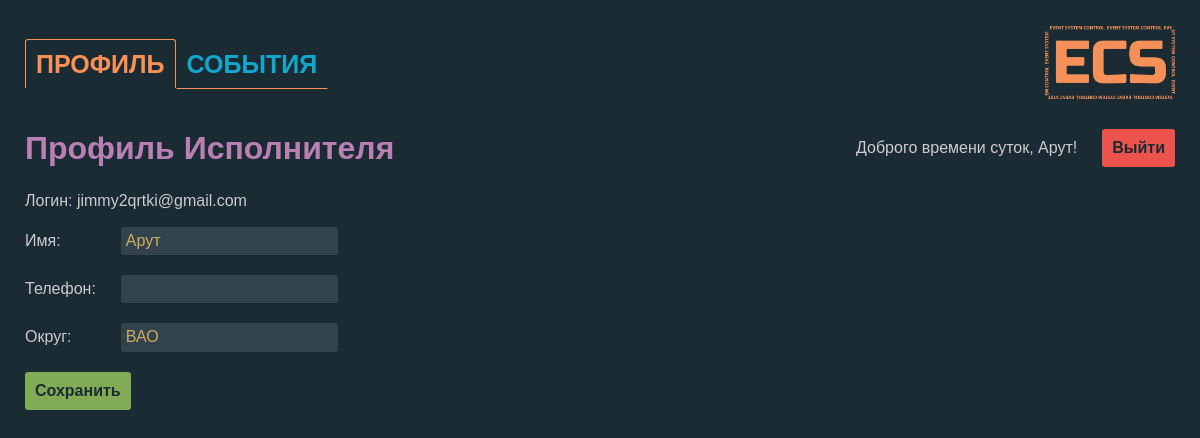
Screenshot of /executor/profile/ (signed in) with the database file from the repository.
### rct/models.py (models this page shows)
class ExecutorProfile(models.Model):
    user = models.OneToOneField(User, on_delete=models.CASCADE)
    name = models.CharField(max_length=255, blank=True)
    phone_number = models.CharField(max_length=15, blank=True)
    district_choices = [
        ('САО', 'САО'),
        ('ВАО', 'ВАО'),
        ('ЮАО', 'ЮАО'),
        ('ЗАО', 'ЗАО'),
    ]
    district = models.CharField(max_length=3, choices=district_choices)

### rct/views.py (the view)
# urls.py: path('executor/profile/', views.executor_profile, name='executor_profile'),
@login_required
def executor_profile(request):
    try:
        profile = request.user.executorprofile
    except ExecutorProfile.DoesNotExist:
        profile = ExecutorProfile(user=request.user)
    if request.method == 'POST':
        form = ExecutorProfileForm(request.POST, instance=profile)
        if form.is_valid():
            form.save()
            return redirect('executor_profile')  # Добавь путь куда будет перенаправлено после сохранения
    else:
        form = ExecutorProfileForm(instance=profile)
    return render(request, 'registration/executor/profile.html', {'form': form})

### rct/forms.py
class ExecutorProfileForm(forms.ModelForm):
    class Meta:
        model = ExecutorProfile
        fields = ('name', 'phone_number', 'district')
        labels = {
            'name': 'Имя',
            'phone_number': 'Телефон',
            'district': 'Округ',
        }
        widgets = {
            'name': forms.TextInput(attrs={'class': 'profile__input'}),
            'phone_number': forms.TextInput(attrs={'class': 'profile__input'}),
            'district': forms.TextInput(attrs={'class': 'profile__input'}),
        }

### rct/templates/registration/executor/profile.html (shortened to what this page needs)
<!DOCTYPE html>
<html lang="ru">
<head>
    {% load static %}
    <link rel="stylesheet" href="{% static 'css/normalize.css' %}">
    <link rel="stylesheet" href="{% static 'css/styles.css' %}">
    <link rel="stylesheet" href="{% static 'css/profile.css' %}">
</head>
<body class="page profile profile--executor">
    <header class="page__header">
        <nav class="nav">
            <ul class="nav__list">
                <li class="nav__item">
                    <a class="nav__link nav__link--active">Профиль</a>
                </li>
                <li class="nav__item">
                    <a class="nav__link nav__link--inactive" href="{% url 'assigned_events_list' %}">События</a>
                </li>
            </ul>
        </nav>
        <div class="logo">
            <img class="logo__img" src="{% static 'img/logo.png' %}" alt="Логотип">
        </div>
    </header>
    <main class="profile__content">
        <header class="profile__header">
            <h1 class="profile__title">Профиль Исполнителя</h1>
            <div class="profile__greeting">
                <span class="profile__greeting-text">
                    Доброго времени суток, {% if form.name.value %} {{ form.name.value }}! {% else %} {{ user.email }}! {% endif %}
                </span>
                <form class="profile__logout-form" method="post" action="{% url 'executor_logout' %}">
                    <button class="profile__logout-button btn" type="submit">Выйти</button>
                </form>
            </div>
        </header>
        <form class="profile__form" method="post">
            <p class="profile__login">Логин: {{ user.email }}</p>
            {% for field in form %}
                <p class="profile__field">
                    {{ field.label_tag }}
                    {{ field }}
                </p>
            {% endfor %}
            <button class="profile__save-btn btn" type="submit">Сохранить</button>
        </form>
    </main>
    <footer class="page__footer">
    </footer>
</body>
</html>

### static/css/styles.css (style rules this page uses)
html { box-sizing: border-box; }
*, *::before, *::after { box-sizing: inherit; }
a { color: inherit; text-decoration: none; }
img { max-width: 100%; }
ul { list-style: none; margin: 0; padding: 0; }
body { font-family: 'font', sans-serif; }
.page { max-width: 1200px; margin: 0 auto; padding: 25px; color: rgb(204 204 204); background-color: rgb(27 43 52); }
.page__header { display: flex; justify-content: space-between; align-items: center; margin-bottom: 25px; width: 100%; }
.nav { padding: 25px 0; }
.nav__list { display: flex; }
.nav__link { padding: 10px; border: 1px solid rgb(27 43 52); border-radius: 3px 3px 0 0; font-size: 25px; font-weight: bold; text-transform: uppercase; color: rgb(17 168 205); }
.nav__link--active { border-color: rgb(249 145 87); border-bottom: none; border-radius: 3px 3px 0 0; color: rgb(249 145 87); }
.nav__link--inactive { border-bottom: 1px solid rgb(249 145 87); }
.logo { width: 130px; }
.btn { padding: 10px; border: none; border-radius: 3px; cursor: pointer; font-weight: bold; color: rgb(27 43 52); }
.page__footer { height: 100px; }

### static/css/profile.css (style rules this page uses)
.profile__header { display: flex; justify-content: space-between; align-items: center; margin-bottom: 25px; }
.profile__title { margin: 0; color: rgb(187 128 179); }
.profile__greeting { display: flex; justify-content: flex-start; align-items: center; }
.profile__greeting-text { margin-right: 25px; }
.profile__logout-button { color: rgb(27 43 52); background-color: rgb(236 83 77); }
.profile__form { width: max-content; }
.profile__field { display: flex; justify-content: space-between; align-items: center; margin: 0; margin-bottom: 20px; }
.profile__field label { margin-right: 25px; }
.profile__input { padding: 5px; border: none; border-radius: 3px; background-color: rgb(51 67 77); color: rgb(209 172 97); }
.profile__save-btn { background-color: rgb(129 172 85); color: rgb(27 43 52); }

### rows the page displays
ExecutorProfile: name.value "Арут", form "Арут" "ВАО"

### other values shown
{{ user.email }} "jimmy2qrtki@gmail.com"
{{ field.label_tag }} "Имя:" "Телефон:" "Округ:"
